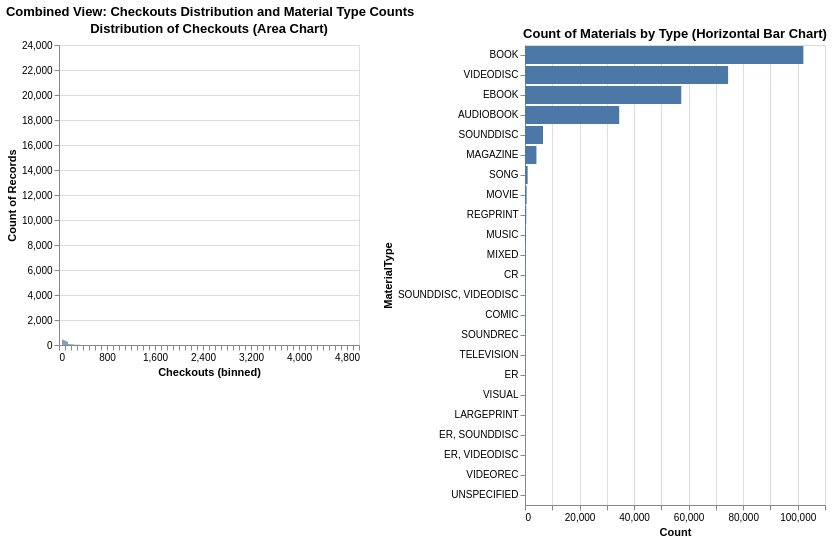

The cell this chart's notebook holds for it:
### Markdown cell above
## TASK 4: Horizontal concatenation of visualizations

We will combine the area chart for 'Checkouts' distribution and the horizontal bar chart for 'MaterialType' counts side-by-side using `alt.hconcat()`.

### Code cell
import altair as alt

# Re-create Visualization 1: Distribution of Checkouts using an Area Chart
chart_checkouts_area_hconcat = alt.Chart(seattle_df).mark_area(opacity=0.7).encode(
    alt.X('Checkouts', bin=alt.Bin(maxbins=50)),
    alt.Y('count()', stack=None),
    tooltip=['Checkouts', 'count()']
).properties(
    title='Distribution of Checkouts (Area Chart)'
).interactive()

# Re-create Visualization 2: Count of MaterialType using a Horizontal Bar Chart
material_type_counts_hconcat = seattle_df['MaterialType'].value_counts().reset_index()
material_type_counts_hconcat.columns = ['MaterialType', 'Count']

chart_material_type_bar_hconcat = alt.Chart(material_type_counts_hconcat).mark_bar().encode(
    alt.Y('MaterialType', sort='-x'),
    alt.X('Count'),
    tooltip=['MaterialType', 'Count']
).properties(
    title='Count of Materials by Type (Horizontal Bar Chart)'
).interactive()

# Horizontally concatenate both charts
hconcatenated_chart_task4 = alt.hconcat(chart_checkouts_area_hconcat, chart_material_type_bar_hconcat).properties(
    title='Combined View: Checkouts Distribution and Material Type Counts'
)

display(hconcatenated_chart_task4)

### Figure 1 — Vega specification as saved in the notebook (floating-point values rounded to 4 significant figures; data arrays with more than 128 entries replaced by an {"elided": "..."} marker saying what was removed)
{"$schema": "https://vega.github.io/schema/vega/v5.json", "data": [{"name": "param_15_store"}, {"name": "param_16_store"}, {"name": "source_1"}, {"name": "source_0", "values": {"elided": "719 records"}}, {"name": "data_0", "values": [{"Count": 102076, "Count_end": 102100.0, "Count_start": 0.0, "MaterialType": "BOOK"}, {"Count": 74473, "Count_end": 74470.0, "Count_start": 0.0, "MaterialType": "VIDEODISC"}, {"Count": 57299, "Count_end": 57300.0, "Count_start": 0.0, "MaterialType": "EBOOK"}, {"Count": 34542, "Count_end": 34540.0, "Count_start": 0.0, "MaterialType": "AUDIOBOOK"}, {"Count": 6593, "Count_end": 6593.0, "Count_start": 0.0, "MaterialType": "SOUNDDISC"}, {"Count": 4197, "Count_end": 4197.0, "Count_start": 0.0, "MaterialType": "MAGAZINE"}, {"Count": 975, "Count_end": 975.0, "Count_start": 0.0, "MaterialType": "SONG"}, {"Count": 596, "Count_end": 596.0, "Count_start": 0.0, "MaterialType": "MOVIE"}, {"Count": 447, "Count_end": 447.0, "Count_start": 0.0, "MaterialType": "REGPRINT"}, {"Count": 382, "Count_end": 382.0, "Count_start": 0.0, "MaterialType": "MUSIC"}, {"Count": 195, "Count_end": 195.0, "Count_start": 0.0, "MaterialType": "MIXED"}, {"Count": 112, "Count_end": 112.0, "Count_start": 0.0, "MaterialType": "CR"}, {"Count": 89, "Count_end": 89.0, "Count_start": 0.0, "MaterialType": "SOUNDDISC, VIDEODISC"}, {"Count": 83, "Count_end": 83.0, "Count_start": 0.0, "MaterialType": "COMIC"}, {"Count": 82, "Count_end": 82.0, "Count_start": 0.0, "MaterialType": "SOUNDREC"}, {"Count": 39, "Count_end": 39.0, "Count_start": 0.0, "MaterialType": "TELEVISION"}, {"Count": 34, "Count_end": 34.0, "Count_start": 0.0, "MaterialType": "ER"}, {"Count": 31, "Count_end": 31.0, "Count_start": 0.0, "MaterialType": "VISUAL"}, {"Count": 19, "Count_end": 19.0, "Count_start": 0.0, "MaterialType": "LARGEPRINT"}, {"Count": 10, "Count_end": 10.0, "Count_start": 0.0, "MaterialType": "ER, SOUNDDISC"}, {"Count": 9, "Count_end": 9.0, "Count_start": 0.0, "MaterialType": "ER, VIDEODISC"}, {"Count": 2, "Count_end": 2.0, "Count_start": 0.0, "MaterialType": "VIDEOREC"}, {"Count": 2, "Count_end": 2.0, "Count_start": 0.0, "MaterialType": "UNSPECIFIED"}]}, {"name": "source_0_view_3_y_domain___count", "values": [{"min": 1, "max": 22622}]}, {"name": "source_1_view_4_y_domain_MaterialType", "values": [{"MaterialType": "BOOK", "sort_field": 102076}, {"MaterialType": "VIDEODISC", "sort_field": 74473}, {"MaterialType": "EBOOK", "sort_field": 57299}, {"MaterialType": "AUDIOBOOK", "sort_field": 34542}, {"MaterialType": "SOUNDDISC", "sort_field": 6593}, {"MaterialType": "MAGAZINE", "sort_field": 4197}, {"MaterialType": "SONG", "sort_field": 975}, {"MaterialType": "MOVIE", "sort_field": 596}, {"MaterialType": "REGPRINT", "sort_field": 447}, {"MaterialType": "MUSIC", "sort_field": 382}, {"MaterialType": "MIXED", "sort_field": 195}, {"MaterialType": "CR", "sort_field": 112}, {"MaterialType": "SOUNDDISC, VIDEODISC", "sort_field": 89}, {"MaterialType": "COMIC", "sort_field": 83}, {"MaterialType": "SOUNDREC", "sort_field": 82}, {"MaterialType": "TELEVISION", "sort_field": 39}, {"MaterialType": "ER", "sort_field": 34}, {"MaterialType": "VISUAL", "sort_field": 31}, {"MaterialType": "LARGEPRINT", "sort_field": 19}, {"MaterialType": "ER, SOUNDDISC", "sort_field": 10}, {"MaterialType": "ER, VIDEODISC", "sort_field": 9}, {"MaterialType": "VIDEOREC", "sort_field": 2}, {"MaterialType": "UNSPECIFIED", "sort_field": 2}]}], "signals": [{"name": "view_3_bin_maxbins_50_Checkouts_bins", "value": {"fields": ["Checkouts"], "fname": "bin_Checkouts", "start": 0.0, "step": 100.0, "stop": 5000.0}}, {"name": "childWidth", "value": 300}, {"name": "view_3_height", "value": 300}, {"name": "view_4_y_step", "value": 20}, {"name": "view_4_height", "update": "bandspace(domain('view_4_y').length, 0.1, 0.05) * view_4_y_step"}, {"name": "unit", "value": {}, "on": [{"events": "pointermove", "update": "isTuple(group()) ? group() : unit"}]}, {"name": "param_15", "update": "{\"Checkouts\": param_15_Checkouts}"}, {"name": "param_15_Checkouts"}, {"name": "param_16", "update": "{\"Count\": param_16_Count}"}, {"name": "param_16_Count"}], "marks": [{"type": "group", "name": "view_3_group", "encode": {"update": {"width": {"signal": "childWidth"}, "height": {"signal": "view_3_height"}}}, "signals": [{"name": "param_15_Checkouts", "on": [{"events": [{"source": "view", "type": "dblclick"}], "update": "null"}, {"events": {"signal": "param_15_translate_delta"}, "update": "panLinear(param_15_translate_anchor.extent_x, -param_15_translate_delta.x / childWidth)"}, {"events": {"signal": "param_15_zoom_delta"}, "update": "zoomLinear(domain(\"view_3_x\"), param_15_zoom_anchor.x, param_15_zoom_delta)"}], "push": "outer"}, {"name": "param_15_tuple", "on": [{"events": [{"signal": "param_15_Checkouts"}], "update": "param_15_Checkouts ? {unit: \"view_3\", fields: param_15_tuple_fields, values: [param_15_Checkouts]} : null"}]}, {"name": "param_15_tuple_fields", "value": [{"field": "Checkouts", "channel": "x", "type": "R"}]}, {"name": "param_15_translate_anchor", "value": {}, "on": [{"events": [{"source": "scope", "type": "pointerdown"}], "update": "{x: x(unit), y: y(unit), extent_x: domain(\"view_3_x\")}"}]}, {"name": "param_15_translate_delta", "value": {}, "on": [{"events": [{"source": "window", "between": [{"source": "scope", "type": "pointerdown"}, {"source": "window", "type": "pointerup"}], "type": "pointermove", "consume": true}], "update": "{x: param_15_translate_anchor.x - x(unit), y: param_15_translate_anchor.y - y(unit)}"}]}, {"name": "param_15_zoom_anchor", "on": [{"events": [{"source": "scope", "type": "wheel", "consume": true}], "update": "{x: invert(\"view_3_x\", x(unit)), y: invert(\"view_3_y\", y(unit))}"}]}, {"name": "param_15_zoom_delta", "on": [{"events": [{"source": "scope", "type": "wheel", "consume": true}], "update": "pow(1.001, event.deltaY * pow(16, event.deltaMode))", "force": true}]}, {"name": "param_15_modify", "on": [{"events": {"signal": "param_15_tuple"}, "update": "modify(\"param_15_store\", param_15_tuple, true)"}]}], "marks": [{"type": "area", "name": "view_3_marks", "from": {"data": "source_0"}, "sort": {"field": "x"}, "encode": {"update": {"x": {"signal": "scale(\"view_3_x\", 0.5 * datum[\"bin_maxbins_50_Checkouts\"] + 0.5 * datum[\"bin_maxbins_50_Checkouts_end\"])"}, "y": {"field": "__count", "scale": "view_3_y"}, "y2": {"value": 0, "scale": "view_3_y"}, "fill": {"value": "#4c78a8"}, "tooltip": {"signal": "{\"Checkouts\": format(datum[\"Checkouts\"], \"\"), \"Count of Records\": format(datum[\"__count\"], \"\")}"}, "defined": {"signal": "isValid(datum[\"bin_maxbins_50_Checkouts\"]) && isFinite(+datum[\"bin_maxbins_50_Checkouts\"])"}, "opacity": {"value": 0.7}, "orient": {"value": "vertical"}}}, "clip": true, "interactive": true, "style": ["area"]}], "axes": [{"scale": "view_3_y", "tickCount": {"signal": "ceil(view_3_height/40)"}, "zindex": 0, "gridScale": "view_3_x", "minExtent": 0, "aria": false, "domain": false, "labels": false, "ticks": false, "orient": "left", "grid": true, "maxExtent": 0}, {"scale": "view_3_x", "tickCount": {"signal": "ceil(childWidth/10)"}, "orient": "bottom", "zindex": 0, "title": "Checkouts (binned)", "labelFlush": true, "grid": false, "labelOverlap": true}, {"scale": "view_3_y", "tickCount": {"signal": "ceil(view_3_height/40)"}, "title": "Count of Records", "zindex": 0, "orient": "left", "labelOverlap": true, "grid": false}], "title": {"text": "Distribution of Checkouts (Area Chart)", "frame": "group"}, "style": "cell"}, {"type": "group", "name": "view_4_group", "encode": {"update": {"height": {"signal": "view_4_height"}, "width": {"signal": "childWidth"}}}, "signals": [{"name": "param_16_Count", "on": [{"events": [{"source": "view", "type": "dblclick"}], "update": "null"}, {"events": {"signal": "param_16_translate_delta"}, "update": "panLinear(param_16_translate_anchor.extent_x, -param_16_translate_delta.x / childWidth)"}, {"events": {"signal": "param_16_zoom_delta"}, "update": "zoomLinear(domain(\"view_4_x\"), param_16_zoom_anchor.x, param_16_zoom_delta)"}], "push": "outer"}, {"name": "param_16_MaterialType", "on": [{"events": [{"source": "view", "type": "dblclick"}], "update": "null"}, {"events": {"signal": "param_16_translate_delta"}, "update": "panLinear(param_16_translate_anchor.extent_y, param_16_translate_delta.y / view_4_height)"}, {"events": {"signal": "param_16_zoom_delta"}, "update": "zoomLinear(domain(\"view_4_y\"), param_16_zoom_anchor.y, param_16_zoom_delta)"}]}, {"name": "param_16_tuple", "on": [{"events": [{"signal": "param_16_Count || param_16_MaterialType"}], "update": "param_16_Count && param_16_MaterialType ? {unit: \"view_4\", fields: param_16_tuple_fields, values: [param_16_Count,param_16_MaterialType]} : null"}]}, {"name": "param_16_tuple_fields", "value": [{"field": "Count", "channel": "x", "type": "R"}, {"field": "MaterialType", "channel": "y", "type": "E"}]}, {"name": "param_16_translate_anchor", "value": {}, "on": [{"events": [{"source": "scope", "type": "pointerdown"}], "update": "{x: x(unit), y: y(unit), extent_x: domain(\"view_4_x\"), extent_y: domain(\"view_4_y\")}"}]}, {"name": "param_16_translate_delta", "value": {}, "on": [{"events": [{"source": "window", "between": [{"source": "scope", "type": "pointerdown"}, {"source": "window", "type": "pointerup"}], "consume": true, "type": "pointermove"}], "update": "{x: param_16_translate_anchor.x - x(unit), y: param_16_translate_anchor.y - y(unit)}"}]}, {"name": "param_16_zoom_anchor", "on": [{"events": [{"source": "scope", "consume": true, "type": "wheel"}], "update": "{x: invert(\"view_4_x\", x(unit)), y: invert(\"view_4_y\", y(unit))}"}]}, {"name": "param_16_zoom_delta", "on": [{"events": [{"source": "scope", "consume": true, "type": "wheel"}], "update": "pow(1.001, event.deltaY * pow(16, event.deltaMode))", "force": true}]}, {"name": "param_16_modify", "on": [{"events": {"signal": "param_16_tuple"}, "update": "modify(\"param_16_store\", param_16_tuple, true)"}]}], "marks": [{"type": "rect", "name": "view_4_marks", "from": {"data": "data_0"}, "encode": {"update": {"height": {"signal": "max(0.25, bandwidth('view_4_y'))"}, "tooltip": {"signal": "{\"MaterialType\": isValid(datum[\"MaterialType\"]) ? datum[\"MaterialType\"] : \"\"+datum[\"MaterialType\"], \"Count\": format(datum[\"Count\"], \"\")}"}, "x": {"field": "Count_end", "scale": "view_4_x"}, "y": {"field": "MaterialType", "scale": "view_4_y"}, "fill": {"value": "#4c78a8"}, "x2": {"field": "Count_start", "scale": "view_4_x"}}}, "interactive": true, "style": ["bar"], "clip": true}], "axes": [{"scale": "view_4_x", "minExtent": 0, "ticks": false, "orient": "bottom", "tickCount": {"signal": "ceil(childWidth/40)"}, "maxExtent": 0, "gridScale": "view_4_y", "grid": true, "domain": false, "labels": false, "aria": false, "zindex": 0}, {"scale": "view_4_x", "grid": false, "labelFlush": true, "tickCount": {"signal": "ceil(childWidth/40)"}, "labelOverlap": true, "zindex": 0, "orient": "bottom", "title": "Count"}, {"scale": "view_4_y", "title": "MaterialType", "orient": "left", "zindex": 0, "grid": false}], "title": {"text": "Count of Materials by Type (Horizontal Bar Chart)", "frame": "group"}, "style": "cell"}], "scales": [{"name": "view_3_x", "type": "linear", "domain": {"signal": "[view_3_bin_maxbins_50_Checkouts_bins.start, view_3_bin_maxbins_50_Checkouts_bins.stop]"}, "range": [0, {"signal": "childWidth"}], "bins": {"signal": "view_3_bin_maxbins_50_Checkouts_bins"}, "domainRaw": {"signal": "param_15[\"Checkouts\"]"}, "zero": false}, {"name": "view_3_y", "type": "linear", "domain": [{"signal": "(data(\"source_0_view_3_y_domain___count\")[0] || {}).min"}, {"signal": "(data(\"source_0_view_3_y_domain___count\")[0] || {}).max"}], "range": [{"signal": "view_3_height"}, 0], "nice": true, "zero": true}, {"name": "view_4_x", "type": "linear", "domain": {"data": "data_0", "fields": ["Count_start", "Count_end"]}, "range": [0, {"signal": "childWidth"}], "domainRaw": {"signal": "param_16[\"Count\"]"}, "nice": true, "zero": true}, {"name": "view_4_y", "type": "band", "domain": {"data": "source_1_view_4_y_domain_MaterialType", "field": "MaterialType", "sort": {"op": "max", "field": "sort_field", "order": "descending"}}, "range": {"step": {"signal": "view_4_y_step"}}, "paddingOuter": 0.05, "paddingInner": 0.1}], "title": {"text": "Combined View: Checkouts Distribution and Material Type Counts", "anchor": "start"}, "layout": {"padding": 20, "bounds": "full", "align": "each"}, "padding": 5, "background": "white"}
